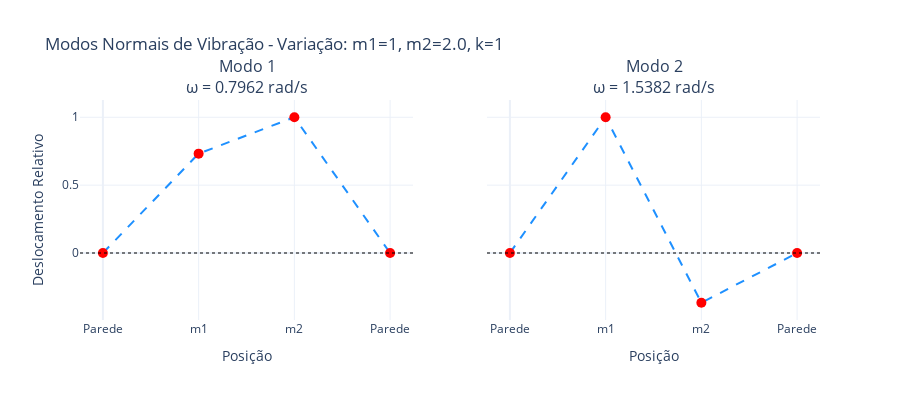
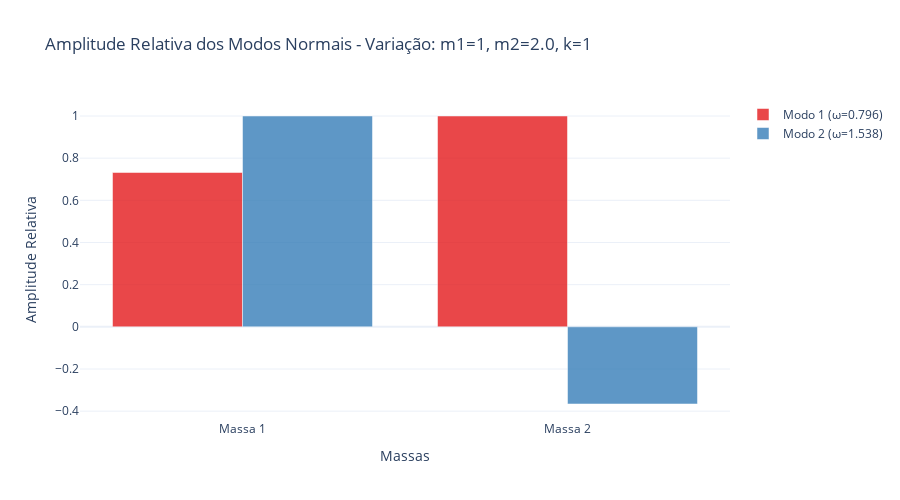
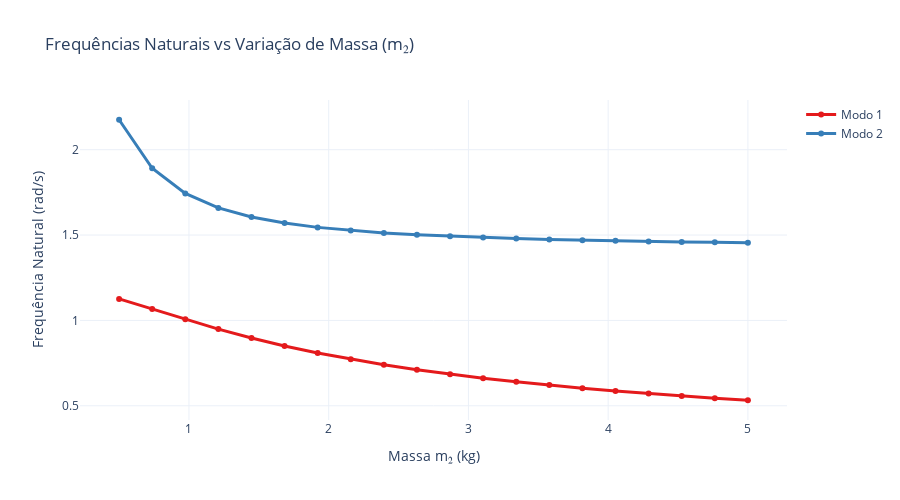
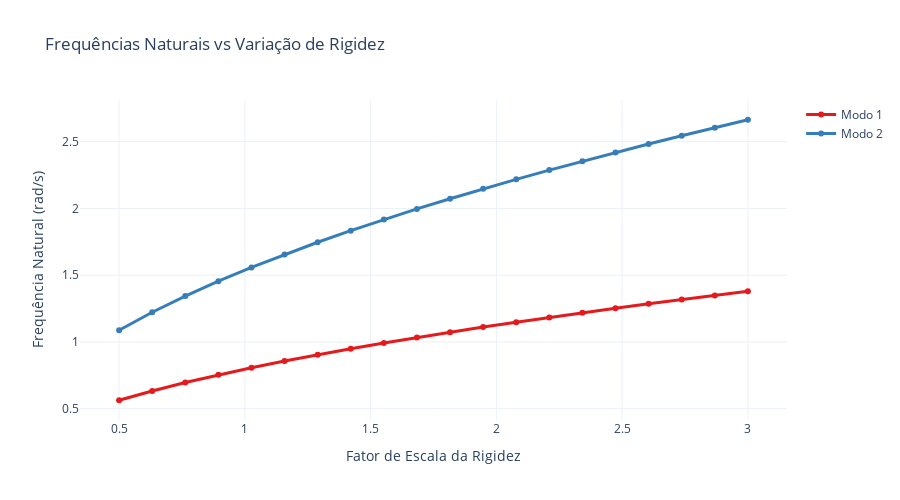

The cell these charts' notebook holds for them, in order:
### Markdown cell above
**Análise do Caso Base:**
- **Modo 1 (baixa frequência):** As duas massas se movem na mesma direção (em fase).
- **Modo 2 (alta frequência):** As duas massas se movem em direções opostas (fora de fase).

#### 1.2. Variando a Massa `m2`

Agora, vamos manter `m1 = 1 kg` e `k = 1 N/m` fixos, mas variar o valor de `m2` para observar o impacto nas frequências e nos modos.

### Code cell
# 1.2. Sistema de 2 massas - Variando m2
m1 = 1.0
k1, k2, k3 = 1.0, 1.0, 1.0
valores_m2 = [2.0, 10.0] # Reduzido para 2 casos para economizar espaço

for m2_teste in valores_m2:
    M = np.array([[m1, 0], [0, m2_teste]])
    K = np.array([[k1 + k2, -k2], [-k2, k2 + k3]])
    
    frequencias, modos = resolver_sistema(M, K)
    titulo = f"Variação: m1=1, m2={m2_teste}, k=1"
    imprimir_e_plotar_resultados(frequencias, modos, titulo)

    # Plotar análises paramétricas
# Substitua por:
    plotar_frequencias_vs_massa(M, K, indice_massa=1, titulo_massa="m₂")
    plotar_frequencias_vs_rigidez(M, K)

### Figure 1 — Plotly figure (JSON) as saved in the notebook; plotly's stock layout.template omitted (floating-point values rounded to 4 significant figures)
{"data": [{"line": {"color": "dodgerblue", "dash": "dash", "width": 2}, "marker": {"color": "red", "size": 10}, "mode": "lines+markers", "name": "Modo 1", "showlegend": false, "type": "scatter", "x": [0, 1, 2, 3], "xaxis": "x", "y": [0, 0.7321, 1, 0], "yaxis": "y"}, {"line": {"color": "dodgerblue", "dash": "dash", "width": 2}, "marker": {"color": "red", "size": 10}, "mode": "lines+markers", "name": "Modo 2", "showlegend": false, "type": "scatter", "x": [0, 1, 2, 3], "xaxis": "x2", "y": [0, 1, -0.366, 0], "yaxis": "y2"}], "layout": {"annotations": [{"font": {"size": 16}, "showarrow": false, "text": "Modo 1<br>ω = 0.7962 rad/s", "x": 0.225, "xanchor": "center", "xref": "paper", "y": 1, "yanchor": "bottom", "yref": "paper"}, {"font": {"size": 16}, "showarrow": false, "text": "Modo 2<br>ω = 1.5382 rad/s", "x": 0.775, "xanchor": "center", "xref": "paper", "y": 1, "yanchor": "bottom", "yref": "paper"}], "height": 400, "shapes": [{"line": {"color": "black", "dash": "dot"}, "opacity": 0.5, "type": "line", "x0": 0, "x1": 1, "xref": "x domain", "y0": 0, "y1": 0, "yref": "y"}, {"line": {"color": "black", "dash": "dot"}, "opacity": 0.5, "type": "line", "x0": 0, "x1": 1, "xref": "x2 domain", "y0": 0, "y1": 0, "yref": "y2"}], "showlegend": false, "title": {"text": "Modos Normais de Vibração - Variação: m1=1, m2=2.0, k=1"}, "xaxis": {"anchor": "y", "domain": [0, 0.45], "ticktext": ["Parede", "m1", "m2", "Parede"], "tickvals": [0, 1, 2, 3], "title": {"text": "Posição"}}, "xaxis2": {"anchor": "y2", "domain": [0.55, 1], "ticktext": ["Parede", "m1", "m2", "Parede"], "tickvals": [0, 1, 2, 3], "title": {"text": "Posição"}}, "yaxis": {"anchor": "x", "domain": [0, 1], "title": {"text": "Deslocamento Relativo"}}, "yaxis2": {"anchor": "x2", "domain": [0, 1], "matches": "y", "showticklabels": false}}}

### Figure 2 — Plotly figure (JSON) as saved in the notebook; plotly's stock layout.template omitted (floating-point values rounded to 4 significant figures)
{"data": [{"marker": {"color": "rgb(228,26,28)"}, "name": "Modo 1 (ω=0.796)", "opacity": 0.8, "type": "bar", "x": ["Massa 1", "Massa 2"], "y": [0.7321, 1]}, {"marker": {"color": "rgb(55,126,184)"}, "name": "Modo 2 (ω=1.538)", "opacity": 0.8, "type": "bar", "x": ["Massa 1", "Massa 2"], "y": [1, -0.366]}], "layout": {"barmode": "group", "height": 500, "hovermode": "x unified", "title": {"text": "Amplitude Relativa dos Modos Normais - Variação: m1=1, m2=2.0, k=1"}, "xaxis": {"title": {"text": "Massas"}}, "yaxis": {"title": {"text": "Amplitude Relativa"}}}}

### Figure 3 — Plotly figure (JSON) as saved in the notebook; plotly's stock layout.template omitted (floating-point values rounded to 4 significant figures)
{"data": [{"line": {"color": "rgb(228,26,28)", "width": 3}, "marker": {"size": 6}, "mode": "lines+markers", "name": "Modo 1", "type": "scatter", "x": [0.5, 0.7368, 0.9737, 1.211, 1.447, 1.684, 1.921, 2.158, 2.395, 2.632, 2.868, 3.105, 3.342, 3.579, 3.816, 4.053, 4.289, 4.526, 4.763, 5], "y": [1.126, 1.067, 1.007, 0.9491, 0.8967, 0.8501, 0.8089, 0.7724, 0.74, 0.7111, 0.6852, 0.6617, 0.6405, 0.6211, 0.6033, 0.5869, 0.5718, 0.5577, 0.5446, 0.5324]}, {"line": {"color": "rgb(55,126,184)", "width": 3}, "marker": {"size": 6}, "mode": "lines+markers", "name": "Modo 2", "type": "scatter", "x": [0.5, 0.7368, 0.9737, 1.211, 1.447, 1.684, 1.921, 2.158, 2.395, 2.632, 2.868, 3.105, 3.342, 3.579, 3.816, 4.053, 4.289, 4.526, 4.763, 5], "y": [2.175, 1.891, 1.744, 1.659, 1.606, 1.57, 1.545, 1.527, 1.512, 1.501, 1.493, 1.485, 1.479, 1.474, 1.47, 1.466, 1.463, 1.46, 1.457, 1.455]}], "layout": {"height": 500, "hovermode": "x unified", "title": {"text": "Frequências Naturais vs Variação de Massa (m₂)"}, "xaxis": {"title": {"text": "Massa m₂ (kg)"}}, "yaxis": {"title": {"text": "Frequência Natural (rad/s)"}}}}

### Figure 4 — Plotly figure (JSON) as saved in the notebook; plotly's stock layout.template omitted (floating-point values rounded to 4 significant figures)
{"data": [{"line": {"color": "rgb(228,26,28)", "width": 3}, "marker": {"size": 6}, "mode": "lines+markers", "name": "Modo 1", "type": "scatter", "x": [0.5, 0.6316, 0.7632, 0.8947, 1.026, 1.158, 1.289, 1.421, 1.553, 1.684, 1.816, 1.947, 2.079, 2.211, 2.342, 2.474, 2.605, 2.737, 2.868, 3], "y": [0.563, 0.6328, 0.6956, 0.7532, 0.8066, 0.8568, 0.9042, 0.9492, 0.9921, 1.033, 1.073, 1.111, 1.148, 1.184, 1.219, 1.252, 1.285, 1.317, 1.349, 1.379]}, {"line": {"color": "rgb(55,126,184)", "width": 3}, "marker": {"size": 6}, "mode": "lines+markers", "name": "Modo 2", "type": "scatter", "x": [0.5, 0.6316, 0.7632, 0.8947, 1.026, 1.158, 1.289, 1.421, 1.553, 1.684, 1.816, 1.947, 2.079, 2.211, 2.342, 2.474, 2.605, 2.737, 2.868, 3], "y": [1.088, 1.222, 1.344, 1.455, 1.558, 1.655, 1.747, 1.834, 1.917, 1.996, 2.073, 2.147, 2.218, 2.287, 2.354, 2.419, 2.483, 2.545, 2.605, 2.664]}], "layout": {"height": 500, "hovermode": "x unified", "title": {"text": "Frequências Naturais vs Variação de Rigidez"}, "xaxis": {"title": {"text": "Fator de Escala da Rigidez"}}, "yaxis": {"title": {"text": "Frequência Natural (rad/s)"}}}}
